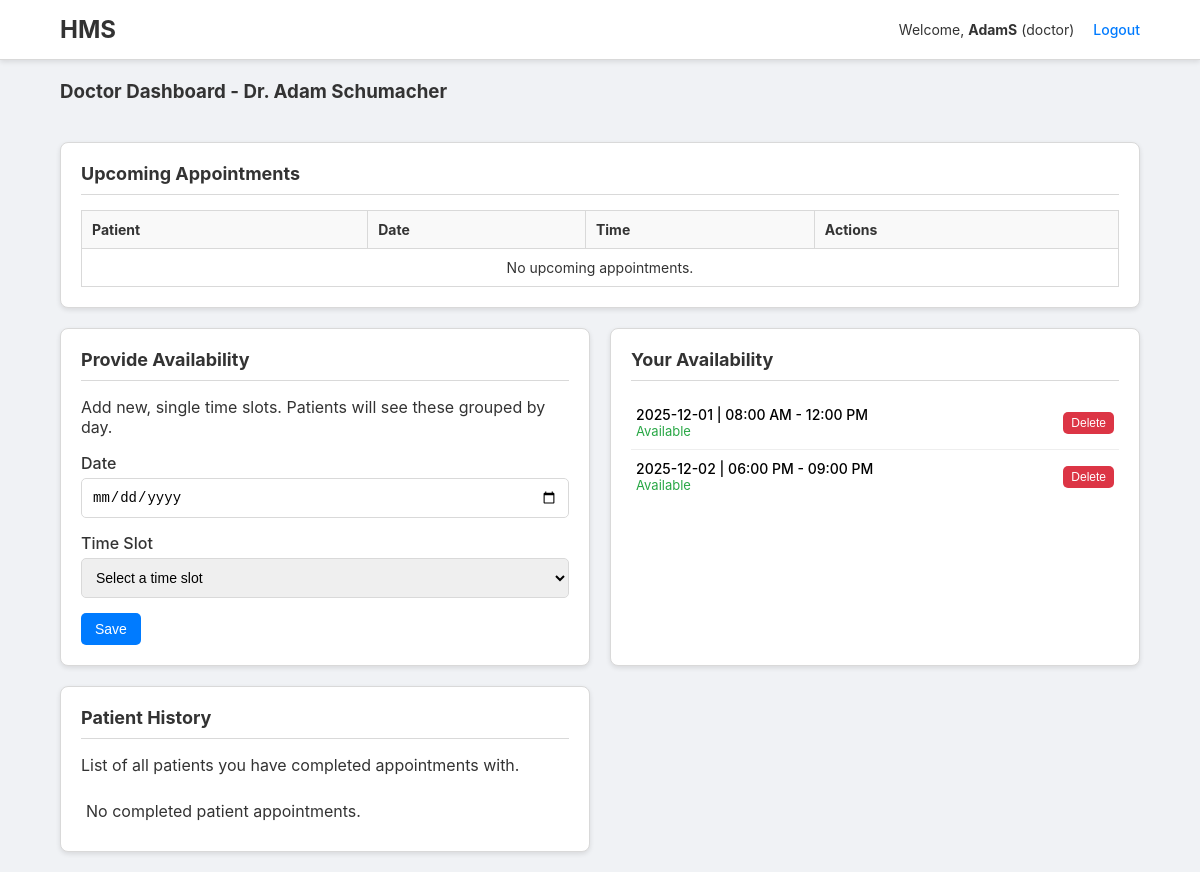
The app's page /doctor (signed in) with its own data.
### tables this page shows
CREATE TABLE doctors (
        id INTEGER PRIMARY KEY AUTOINCREMENT,
        user_id INTEGER NOT NULL,
        fullname TEXT,
        specialization TEXT,
        bio TEXT,
        FOREIGN KEY(user_id) REFERENCES users(id)
    );

CREATE TABLE availability (
        id INTEGER PRIMARY KEY AUTOINCREMENT,
        doctor_id INTEGER,
        date TEXT,
        time_slot TEXT,
        is_available INTEGER DEFAULT 1,
        FOREIGN KEY(doctor_id) REFERENCES doctors(id)
    );

### doctor.py (the view)
@doctor_bp.route("",methods=["GET"])
def dashboard():
    if not doctor_required(): return redirect("/login")
    user_id=session.get("user_id")
    doc=query_one("SELECT id, fullname FROM doctors WHERE user_id=?",(user_id,))
    if not doc:
        flash("Doctor profile not found","warning")
        return redirect("/login")
    doc_id=doc[0]
    appointments=query_all("""SELECT a.id, p.fullname, a.date, a.time_slot, a.status, a.patient_id FROM appointments a LEFT JOIN patients p ON a.patient_id=p.id WHERE a.doctor_id=? AND a.status='Booked' ORDER BY a.date""",(doc_id,))
    availability=query_all("SELECT id, date, time_slot, is_available FROM availability WHERE doctor_id=? ORDER BY date",(doc_id,))
    patient_history=query_all("""SELECT p.id, p.fullname, MAX(t.created_at) as last_visit FROM appointments a JOIN patients p ON a.patient_id = p.id LEFT JOIN treatments t ON a.id = t.appointment_id WHERE a.doctor_id = ? AND a.status = 'Completed' GROUP BY p.id, p.fullname ORDER BY last_visit DESC""",(doc_id,))
    return render_template("doctor_dashboard.html",appointments=appointments,doctor=doc,availability=availability,patient_history=patient_history)

### database.py (called while the page is built)
def get_conn(): return sqlite3.connect(DB_PATH)

### doctor.py (called while the page is built)
def doctor_required():
    return session.get("role")=="doctor"

### utils.py (called while the page is built)
def query_all(query,params=()):
    conn=get_conn()
    cur=conn.cursor()
    cur.execute(query,params)
    rows=cur.fetchall()
    conn.close()
    return rows

def query_one(query,params=()):
    conn=get_conn()
    cur=conn.cursor()
    cur.execute(query,params)
    row=cur.fetchone()
    conn.close()
    return row

### templates/doctor_dashboard.html (shortened to what this page needs)
{% extends "base.html" %}
{% block content %}
<div class="page-title">
    <h3>Doctor Dashboard - {{doctor[1]}}</h3>
</div>
<div class="dashboard-grid">
    <div class="dashboard-widget full-width">
        <h5>Upcoming Appointments</h5>
        <div class="table-wrapper">
            <table class="data-table">
                <thead><tr><th>Patient</th><th>Date</th><th>Time</th><th>Actions</th></tr></thead>
                <tbody>
                {% if appointments %}
                    {% for a in appointments %}
                    <tr>
                        <td>{{a[1]}}
                            <a href="{{url_for('doctor.patient_history',patient_id=a[5])}}" class="btn btn-small btn-secondary">View History</a>
                        </td>
                        <td>{{a[2]}}</td> <td>{{a[3]}}</td>
                        <td class="action-cell">
                            <form method="post" action="{{url_for('doctor.complete_appointment',aid=a[0])}}">
                                <div class="form-group"><input name="diagnosis_{{a[0]}}" placeholder="Diagnosis" class="form-control" required></div>
                                <div class="form-group"><input name="prescription_{{a[0]}}" placeholder="Prescription / Medicines" class="form-control"></div>
                                <button type="submit" class="btn btn-success btn-small" style="margin-bottom:5px;width:100%;">Mark as Complete</button>
                            </form>
                            <form method="post" action="{{url_for('doctor.cancel_appointment',aid=a[0])}}" onsubmit="return confirm('Are you sure you want to cancel this appointment?');">
                                <button type="submit" class="btn btn-danger btn-small" style="width:100%;">Cancel</button>
                            </form>
                        </td>
                    </tr>
                    {% endfor %}
                {% else %}
                    <tr><td colspan="4" style="text-align:center;">No upcoming appointments.</td></tr>
                {% endif %}
                </tbody>
            </table>
        </div>
    </div>
    <div class="dashboard-widget">
        <h5>Provide Availability</h5>
        <p>Add new, single time slots. Patients will see these grouped by day.</p>
        <form method="post" action="{{url_for('doctor.provide_availability')}}">
            <div class="form-group"><label>Date</label><input name="date" type="date" class="form-control" required></div>
            <div class="form-group">
                <label>Time Slot</label>
                <select name="time_slot" class="form-control" required>
                    <option value="">Select a time slot</option>
                </select>
            </div>
            <button type="submit" class="btn btn-primary">Save</button>
        </form>
    </div>
    <div class="dashboard-widget">
        <h5>Your Availability</h5>
        <ul class="widget-list">
        {% for a in availability %}
            <li class="widget-list-item">
                <div class="item-info">
                    <div class="name">{{a[1]}} | {{a[2]}}</div>
                    <div class="detail" style="color:{{'var(--green)' if a[3]==1 else 'var(--red)'}}">
                        {{'Available' if a[3]==1 else 'Booked'}}
                    </div>
                </div>
                <div class="item-actions">
                {% if a[3]==1 %}
                    <form method="post" action="{{url_for('doctor.delete_availability',avail_id=a[0])}}" onsubmit="return confirm('Delete this slot?');">
                        <button class="btn btn-small btn-danger">Delete</button>
                    </form>
                {% endif %}
                </div>
            </li>
        {% else %}
            <li class="widget-list-item">No availability slots added yet.</li>
        {% endfor %}
        </ul>
    </div>
    <div class="dashboard-widget">
        <h5>Patient History</h5>
        <p>List of all patients you have completed appointments with.</p>
        <ul class="widget-list">
        {% if patient_history %}
            {% for p in patient_history %}
            <li class="widget-list-item">
                <div class="item-info">
                    <div class="name">{{p[1]}}</div>
                    <div class="detail">Last visit: {{p[2] or 'N/A'}}</div>
                </div>
                <div class="item-actions">
                    <a href="{{url_for('doctor.patient_history',patient_id=p[0])}}" class="btn btn-small btn-secondary">View History</a>
                </div>
            </li>
            {% endfor %}
        {% else %}
            <li class="widget-list-item">No completed patient appointments.</li>
        {% endif %}
        </ul>
    </div>
</div>
{% endblock %}

### static/style.css (style rules this page uses)
:root { --bg-color: #f0f2f5; --card-bg: #ffffff; --border-color: #d9d9d9; --primary-color: #007bff; --text-color: #333; --text-light: #777; --green: #28a745; --red: #dc3545; --yellow: #ffc107; --blue: #007bff; --grey: #6c757d; --box-shadow: 0 2px 5px rgba(0, 0, 0, 0.1); }
body { font-family: -apple-system, BlinkMacSystemFont, 'Segoe UI', Roboto, 'Helvetica Neue', Arial, sans-serif; background-color: var(--bg-color); color: var(--text-color); margin: 0; padding: 0; }
h1, h2, h3, h4, h5 { margin-top: 0; }
.btn { display: inline-block; padding: 8px 14px; border: none; border-radius: 5px; cursor: pointer; font-size: 14px; font-weight: 500; text-align: center; transition: opacity 0.2s; }
.btn-primary { background-color: var(--primary-color); color: white; }
.btn-danger { background-color: var(--red); color: white; }
.btn-small { padding: 4px 8px; font-size: 12px; }
.form-group { margin-bottom: 15px; }
.form-group label { display: block; font-weight: 500; margin-bottom: 5px; }
.form-control { width: 100%; padding: 10px; font-size: 14px; border: 1px solid var(--border-color); border-radius: 5px; box-sizing: border-box; }
.page-title { display: flex; justify-content: space-between; align-items: center; margin-bottom: 20px; }
.dashboard-grid { display: grid; grid-template-columns: repeat(auto-fit, minmax(350px, 1fr)); gap: 20px; }
.dashboard-widget { background: var(--card-bg); border: 1px solid var(--border-color); border-radius: 8px; box-shadow: var(--box-shadow); padding: 20px; overflow: hidden; }
.dashboard-widget.full-width { grid-column: 1 / -1; }
.dashboard-widget h5 { border-bottom: 1px solid var(--border-color); padding-bottom: 10px; margin-bottom: 15px; font-size: 18px; }
.widget-list { list-style: none; padding: 0; margin: 0; max-height: 400px; overflow-y: auto; }
.widget-list-item { display: flex; justify-content: space-between; align-items: center; padding: 10px 5px; border-bottom: 1px solid #eee; }
.widget-list-item:last-child { border-bottom: none; }
.widget-list-item .item-info { font-size: 14px; }
.widget-list-item .item-info .name { font-weight: 500; color: #000; }
.widget-list-item .item-info .detail { font-size: 13px; color: var(--text-light); }
.widget-list-item .item-actions { display: flex; gap: 5px; flex-shrink: 0; }
.widget-list-item .item-actions form { display: inline-block; }
.table-wrapper { max-height: 400px; overflow-y: auto; }
.data-table { width: 100%; border-collapse: collapse; font-size: 14px; }
.data-table th, .data-table td { border: 1px solid var(--border-color); padding: 10px; text-align: left; }
.data-table th { background-color: #f9f9f9; }

### records on screen
doctors: fullname "Dr. Adam Schumacher"
availability: date "2025-12-01", time_slot "08:00 AM - 12:00 PM", is_available "Available"
availability: date "2025-12-02", time_slot "06:00 PM - 09:00 PM", is_available "Available"

### other values on screen
{{ session.username }} "AdamS"
{{ session.role }} "doctor"
